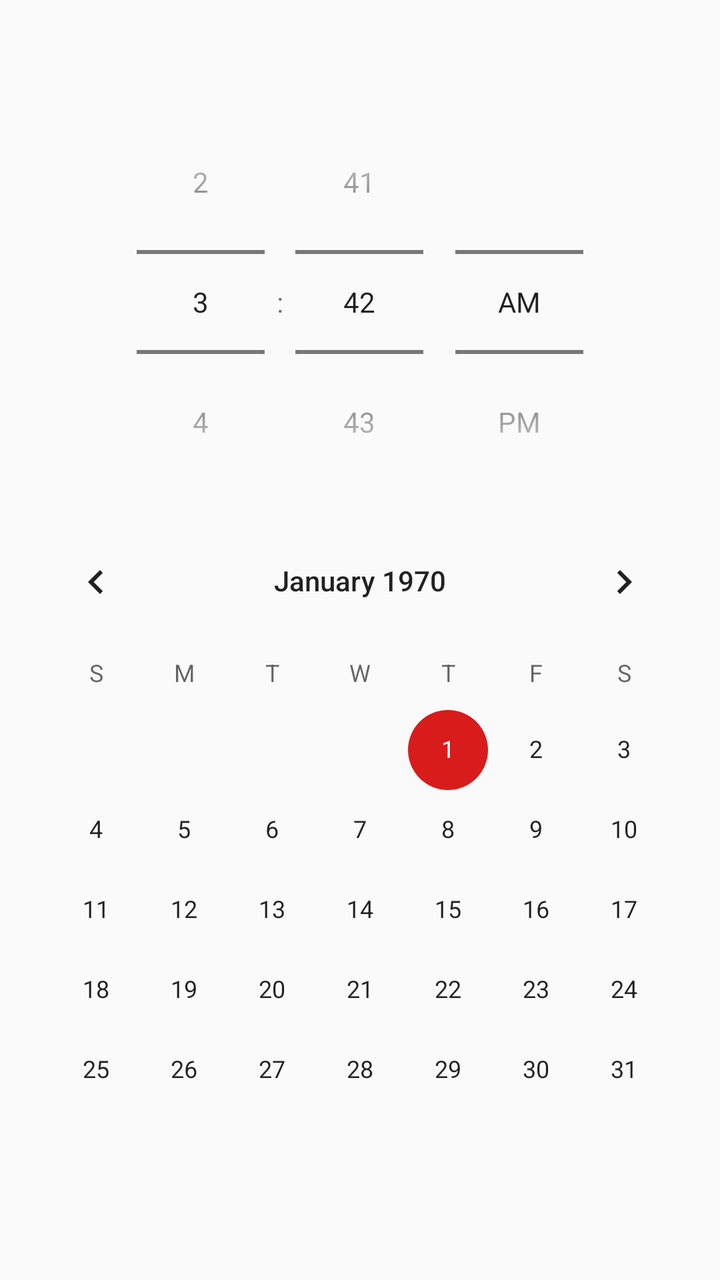
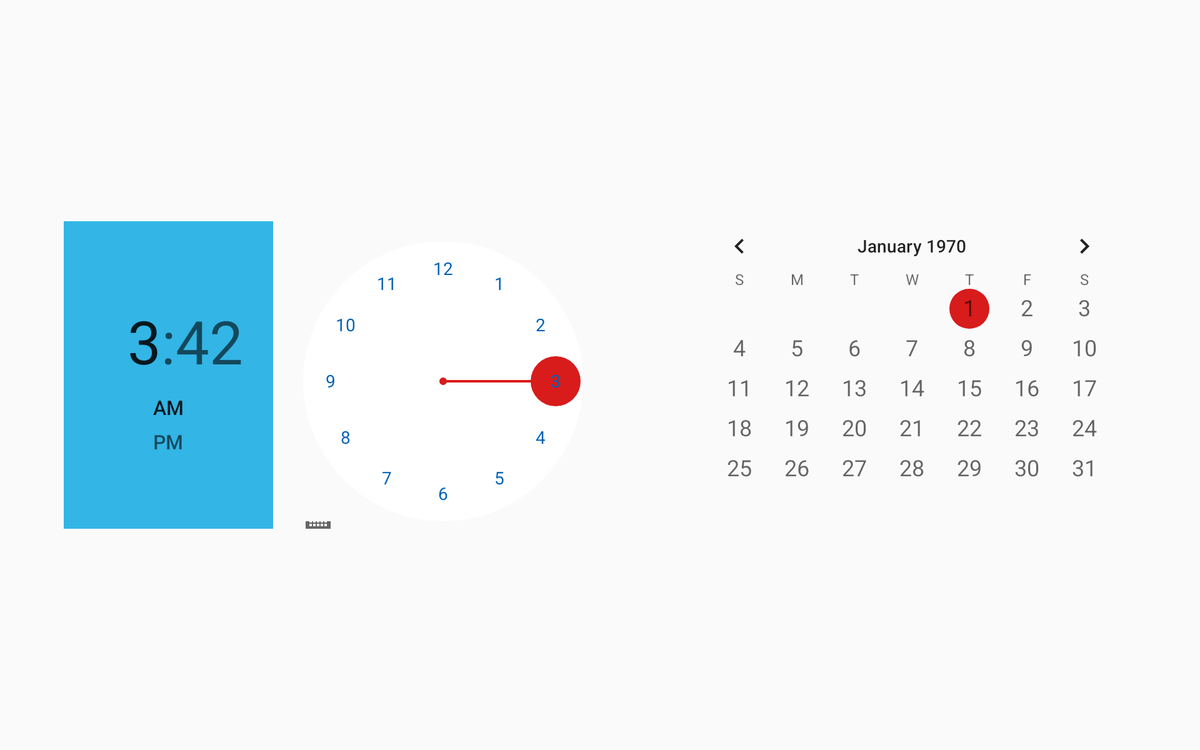

One screen, two layout resources from the same app: the default and the repository's alternative for another configuration. Each is rendered where Android would select it; the XML of both is given below.
<!-- AndroidManifest.xml: application theme AppTheme -->
<!-- res/layout/fragment_add_meeting_date_hour.xml -->
<?xml version="1.0" encoding="utf-8"?>
<ScrollView android:layout_height="match_parent"
    android:layout_width="match_parent"
    xmlns:android="http://schemas.android.com/apk/res/android">

    <LinearLayout
        android:layout_height="wrap_content"
        android:id="@+id/listDateHour"
        android:orientation="vertical"
        android:layout_gravity="center_vertical"
        android:layout_width="match_parent">

        <RelativeLayout
            android:layout_width="match_parent"
            android:layout_height="wrap_content">

            <TimePicker
                android:id="@+id/timePicker"
                android:layout_width="wrap_content"
                android:layout_centerHorizontal="true"
                android:timePickerMode="spinner"
                android:layout_height="wrap_content" />
        </RelativeLayout>

        <RelativeLayout
            android:layout_height="wrap_content"
            android:layout_width="match_parent">
            <CalendarView
                android:layout_centerHorizontal="true"
                android:id="@+id/calendar_meeting"
                android:layout_width="wrap_content"
                android:layout_height="wrap_content" />
        </RelativeLayout>


    </LinearLayout>

</ScrollView>
<!-- resources referenced by this layout -->
<resources>
  <!-- from res/values-hdpi/ -->
  <style name="AppTheme" parent="Theme.AppCompat.Light.DarkActionBar">
          
          <item name="colorPrimary">@color/colorPrimary</item>
          <item name="colorPrimaryDark">@color/colorPrimaryDark</item>
          <item name="colorAccent">@color/colorAccent</item>
          <item name="android:actionOverflowButtonStyle">@style/MyActionButtonOverflow</item>
      </style>
  <!-- from res/values-hdpi/ -->
  <color name="colorPrimary">#279DE4</color>
  <!-- from res/values-hdpi/ -->
  <color name="colorPrimaryDark">#0062B6</color>
  <!-- from res/values-hdpi/ -->
  <color name="colorAccent">#D81B1B</color>
  <!-- from res/values-hdpi/ -->
  <style name="MyActionButtonOverflow" parent="android:style/Widget.Holo.Light.ActionButton.Overflow">
          <item name="android:src">@drawable/ic_filter_list_24px</item>
          <item name="android:background">?android:attr/actionBarItemBackground</item>
          <item name="android:contentDescription">"Lala"</item>
      </style>
  <!-- drawable ic_filter_list_24px (drawable-sw600dp) -->
  <vector xmlns:android="http://schemas.android.com/apk/res/android"
      android:width="48dp"
      android:height="48dp"
      android:viewportWidth="24"
      android:viewportHeight="24">
    <path
        android:fillColor="#FFFFFF"
        android:pathData="M10,18h4v-2h-4v2zM3,6v2h18L21,6L3,6zM6,13h12v-2L6,11v2z"/>
  </vector>
</resources>
<!-- res/layout-sw600dp-land/fragment_add_meeting_date_hour.xml (the repository's variant of the layout above) -->
<!-- drawn on a 7-inch tablet turned sideways -->
<?xml version="1.0" encoding="utf-8"?>
<ScrollView android:layout_height="match_parent"
    android:layout_width="match_parent"
    xmlns:android="http://schemas.android.com/apk/res/android">

    <LinearLayout
        android:layout_height="wrap_content"
        android:id="@+id/listDateHour"
        android:orientation="horizontal"
        android:gravity="center_horizontal"
        android:layout_gravity="center_vertical"
        android:layout_width="match_parent">

        <RelativeLayout
            android:layout_marginEnd="30dp"
            android:gravity="center_horizontal"
            android:layout_width="wrap_content"
            android:layout_height="match_parent">

            <TimePicker
                android:gravity="center_horizontal"
                android:id="@+id/timePicker"
                style="@android:style/Widget.Material.TimePicker"
                android:layout_width="wrap_content"
                android:layout_height="match_parent"
                android:layout_centerHorizontal="true"
                android:headerBackground="@android:color/holo_blue_light"
                android:numbersBackgroundColor="@color/colorWhite"
                android:numbersTextColor="@color/colorPrimaryDark"
                android:scrollbarSize="4dp"
                android:timePickerMode="clock" />
        </RelativeLayout>

        <RelativeLayout
            android:layout_marginStart="30dp"
           android:layout_gravity="center_vertical"
            android:layout_height="wrap_content"
            android:layout_width="wrap_content">

            <CalendarView
                android:foregroundGravity="center_vertical"
                android:id="@+id/calendar_meeting"
                android:layout_width="wrap_content"
                android:layout_height="match_parent"
                android:layout_centerInParent="true"
                android:dateTextAppearance="@style/TextAppearance.AppCompat.Medium"
                android:measureAllChildren="false"
                android:minWidth="200dp"
                android:textAlignment="center" />
        </RelativeLayout>


    </LinearLayout>

</ScrollView>
<!-- resources referenced by the variant -->
<!-- as a 7-inch tablet turned sideways resolves them -->
<resources>
  <!-- from res/values-hdpi/ -->
  <color name="colorPrimaryDark">#0062B6</color>
  <color name="colorWhite">#FFFFFF</color>
  <!-- from res/values-hdpi/ -->
  <style name="AppTheme" parent="Theme.AppCompat.Light.DarkActionBar">
          
          <item name="colorPrimary">@color/colorPrimary</item>
          <item name="colorPrimaryDark">@color/colorPrimaryDark</item>
          <item name="colorAccent">@color/colorAccent</item>
          <item name="android:actionOverflowButtonStyle">@style/MyActionButtonOverflow</item>
      </style>
  <!-- from res/values-hdpi/ -->
  <color name="colorPrimary">#279DE4</color>
  <!-- from res/values-hdpi/ -->
  <color name="colorAccent">#D81B1B</color>
  <!-- from res/values-hdpi/ -->
  <style name="MyActionButtonOverflow" parent="android:style/Widget.Holo.Light.ActionButton.Overflow">
          <item name="android:src">@drawable/ic_filter_list_24px</item>
          <item name="android:background">?android:attr/actionBarItemBackground</item>
          <item name="android:contentDescription">"Lala"</item>
      </style>
  <!-- drawable ic_filter_list_24px (drawable-sw600dp) -->
  <vector xmlns:android="http://schemas.android.com/apk/res/android"
      android:width="48dp"
      android:height="48dp"
      android:viewportWidth="24"
      android:viewportHeight="24">
    <path
        android:fillColor="#FFFFFF"
        android:pathData="M10,18h4v-2h-4v2zM3,6v2h18L21,6L3,6zM6,13h12v-2L6,11v2z"/>
  </vector>
</resources>
